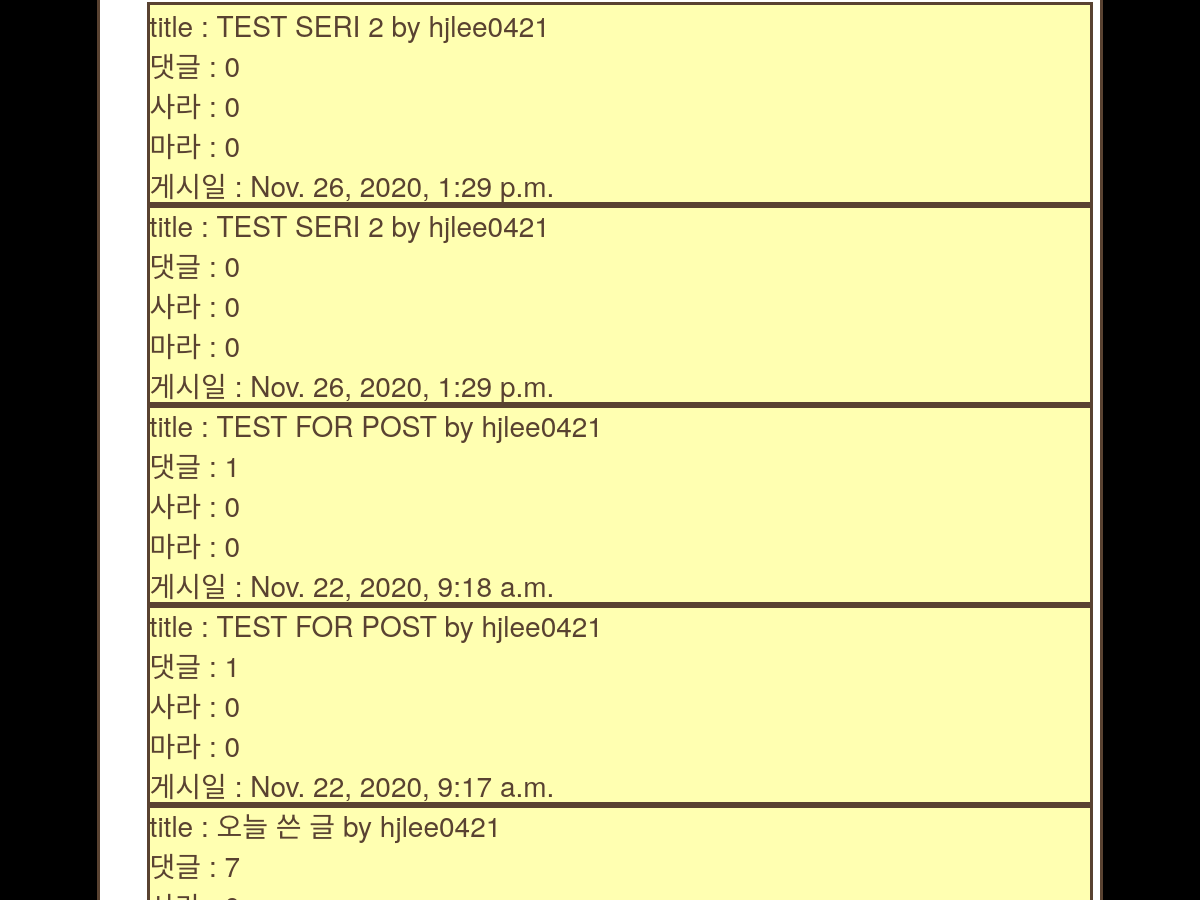
The app's page / (middle part), older data.
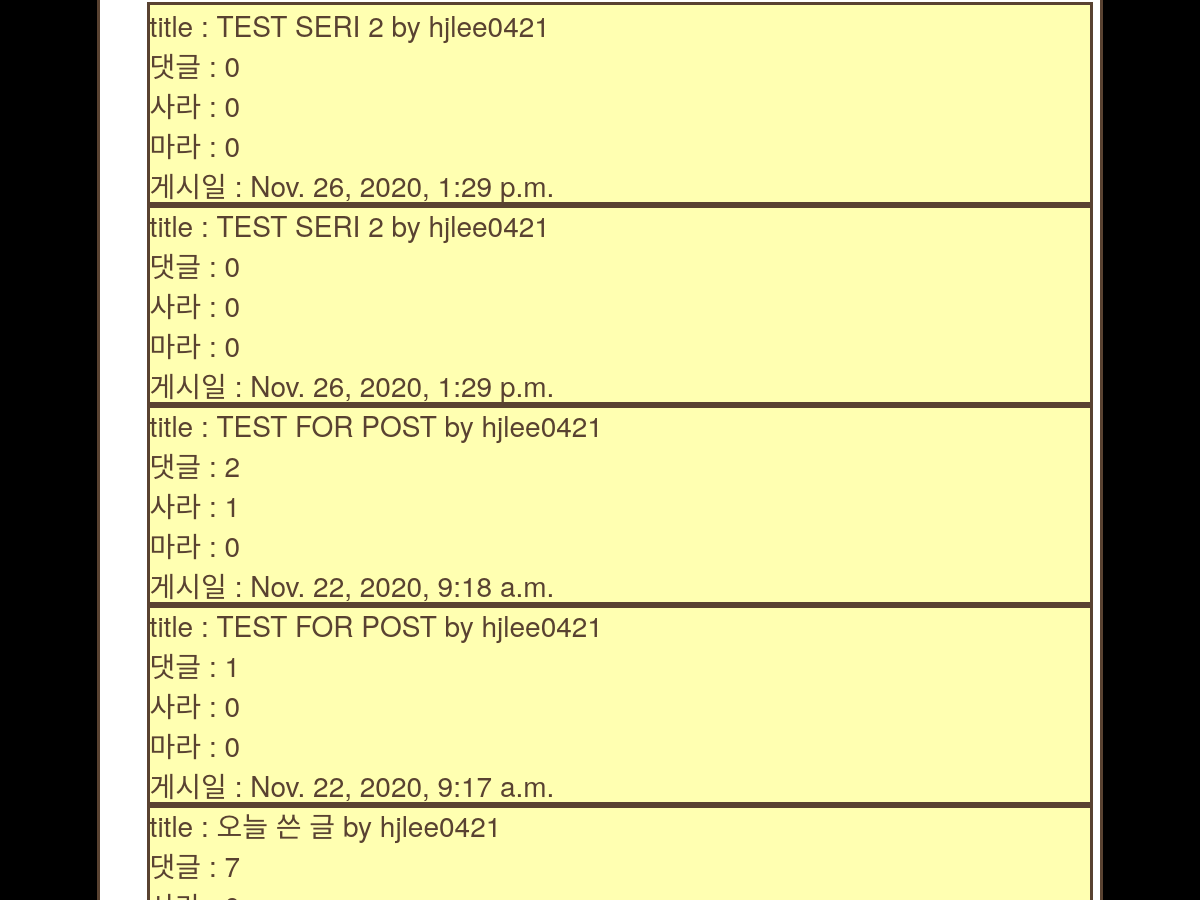
The same page, newer data.
### posts/models.py (models this page shows, shortened)
class Post(models.Model):
    author = models.ForeignKey(
        settings.AUTH_USER_MODEL, on_delete=models.CASCADE)  # settings.py 에 AUTH_USER_MODEL 확인 추천!
    title = models.CharField(max_length=128)
    price = models.CharField(max_length=128, blank=True,  null=True)
    brand = models.CharField(max_length=128, blank=True,  null=True)
    link = models.CharField(
        max_length=128, blank=True, null=True)
    pub_date = models.DateTimeField(auto_now_add=True,
                                    verbose_name='date published')
    sara = models.TextField(blank=True, null=True)
    mara = models.TextField(blank=True, null=True)
    sara_cnt = models.IntegerField(default=0)
    mara_cnt = models.IntegerField(default=0)
    comment_cnt = models.IntegerField(default=0)
    view_cnt = models.IntegerField(default=0)
    ckcontent = RichTextUploadingField(blank=True, null=True)
    CATEGORY_CHOICES = (
        ('상의', '상의'),
        ('하의', '하의'),
        ('신발', '신발'),
        ('기타', '기타'),
    )
    category = models.CharField(
        max_length=128, choices=CATEGORY_CHOICES, default='상의', null=False)
    class Meta:
        ordering = ['-id']

class User(AbstractUser):
    gender = models.IntegerField(default=0)
    age = models.IntegerField(default=0)

### posts/views.py (the view)
# urls.py: path('', views.IndexView.as_view(), name='index'),
class IndexView(generic.ListView):
    model = Post
    template_name = 'posts/index.html'
    context_object_name = 'post_objects'
    paginate_by = 10
    def get(self, request, *args, **kwargs):
        timerange = request.GET.get('timerange')
        timerange_list = ['1일', '7일', '30일']
        drone = request.GET.get('drone')
        drone_list = ['view_cnt', 'comment_cnt', 'sara_cnt', 'mara_cnt']
        category = request.GET.get('category')
        category_list = ['상의', '하의', '신발', '기타']
        keyword = request.GET.get('keyword')
        if timerange in timerange_list:
            self.queryset = self.get_queryset().filter(
                pub_date__gte=datetime.now()-timedelta(days=int(timerange[:-1])))
        if category in category_list:
            self.queryset = self.get_queryset().filter(category=category)
        if keyword:
            self.queryset = self.get_queryset().filter(Q(title__icontains=keyword)
                                                       | Q(ckcontent__icontains=keyword))
        if drone in drone_list:
            self.queryset = self.get_queryset().order_by('-'+drone)
        '''
            $python manage.py shell_plus
            >>> Post.objects.all()
<QuerySet [<Post: 새로운 유저>, <Post: xptm>, <Post: 색깔별 모자>, <Post: 나이키를 살까 말까>, <Post: 어 이게 되나? 위 하의 아래 기타>, <Post: 하의라고>, <Post: 카테고리가 되나? 하의>, <Post: dho>, <Post: 클래스가>, <Post: 제목입니다>, <Post: 테스트유저1>, <Post: 테스트2>, <Post: 사진이 올라가기는 하는데>, <Post: 이게>, <Post: 이건 뭐지?>, <Post: 이제>, <Post: 체크하기>, <Post: 22>, <Post: 리치텍스트>, <Post: 11>, '...(remaining elements truncated)...']>
>>> Post.objects.all().count()
21
>>> Post.objects.filter(title__icontains='테스트')
<QuerySet [<Post: 테스트유저1>, <Post: 테스트2>]>
>>> Post.objects.filter(title__icontains='사진')
<QuerySet [<Post: 사진이 올라가기는 하는데>]>
>>> Post.objects.filter(title='테스트')
<QuerySet []>
>>> Post.objects.filter(title='테스트유저1')
<QuerySet [<Post: 테스트유저1>]>
>>> Post.objects.filter(title__icontains='테스트').values()
<QuerySet [{'id': 25, 'author_id': 3, 'title': '테스트유저1', 'price': '1만원', 'brand': '나이키', 'link': '없음', 'pup_date': datetime.datetime(2020, 11, 1, 6, 28, 22, 682023, tzinfo=<UTC>), 'sara': None, 'mara': None, 'sara_cnt': 0, 'mara_cnt': 0, 'ckcontent': '<p>여기는 ck content</p>', 'category': '상의'}, {'id': 24, 'author_id': 1, 'title': '테스트2', 'price': '스', 'brand': '테', 'link': '트', 'pup_date': datetime.datetime(2020, 10, 21, 11, 45, 25, 310006, tzinfo=<UTC>), 'sara': None, 'mara': None, 'sara_cnt': 0, 'mara_cnt': 0, 'ckcontent': '<p>테스트2</p>', 'category': '상의'}]>
>>> Post.objects.filter(title__icontains='테스트')
'''
        return super(IndexView, self).get(request, *args, **kwargs)

### posts/templates/posts/index.html (shortened to what this page needs)
{% extends 'posts/base.html' %} {% block content %}
<br />
<br />
<br />
<div class="items-wrap">
  {% if post_objects %}
  <ul>
    {% for post in post_objects %}
    <a href="{% url 'posts:detail' post.id %}"
      ><div class="single-item">
        title : {{post.title|upper}} by {{post.author}} <br />
        댓글 : {{post.comment_cnt}} <br />
        사라 : {{post.sara_cnt}} <br />
        마라 : {{post.mara_cnt}} <br />
        게시일 : {{post.pub_date}} <br />
      </div>
    </a>
    {% endfor %}
  </ul>
  {% else %}
  <p>no posts are available</p>
  {% endif %}
</div>
{% endblock %}

Row changes from the older to the newer data that the page shows:
changed Post "Nov. 22, 2020, 9:18 a.m.": comment_cnt "1" → "2"; sara_cnt "0" → "1"
